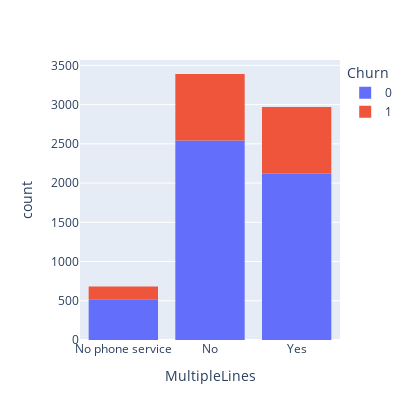

The notebook cell this image was saved under:
### Code cell
fig = px.histogram(data_frame=data, x="MultipleLines", color="Churn", width=420, height=420)
fig.show()

### Figure 1 — Plotly figure (JSON) as saved in the notebook; plotly's stock layout.template omitted (floating-point values rounded to 4 significant figures; data arrays with more than 128 entries replaced by an {"elided": "..."} marker saying what was removed)
{"data": [{"alignmentgroup": "True", "bingroup": "x", "hovertemplate": "Churn=0<br>MultipleLines=%{x}<br>count=%{y}<extra></extra>", "legendgroup": "0", "marker": {"color": "#636efa", "pattern": {"shape": ""}}, "name": "0", "offsetgroup": "0", "orientation": "v", "showlegend": true, "type": "histogram", "x": {"elided": "5174 str values"}, "xaxis": "x", "yaxis": "y"}, {"alignmentgroup": "True", "bingroup": "x", "hovertemplate": "Churn=1<br>MultipleLines=%{x}<br>count=%{y}<extra></extra>", "legendgroup": "1", "marker": {"color": "#EF553B", "pattern": {"shape": ""}}, "name": "1", "offsetgroup": "1", "orientation": "v", "showlegend": true, "type": "histogram", "x": {"elided": "1869 str values"}, "xaxis": "x", "yaxis": "y"}], "layout": {"barmode": "relative", "height": 420, "legend": {"title": {"text": "Churn"}, "tracegroupgap": 0}, "margin": {"t": 60}, "width": 420, "xaxis": {"anchor": "y", "domain": [0, 1], "title": {"text": "MultipleLines"}}, "yaxis": {"anchor": "x", "domain": [0, 1], "title": {"text": "count"}}}}
